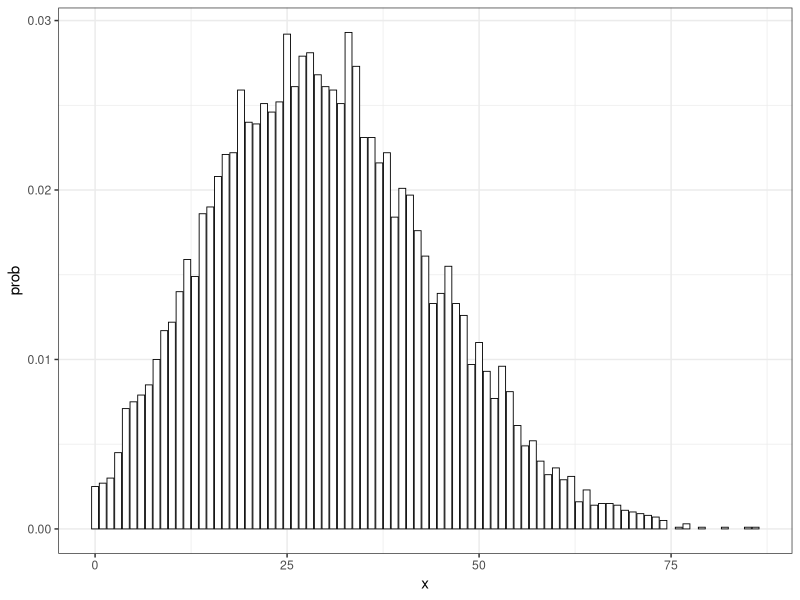
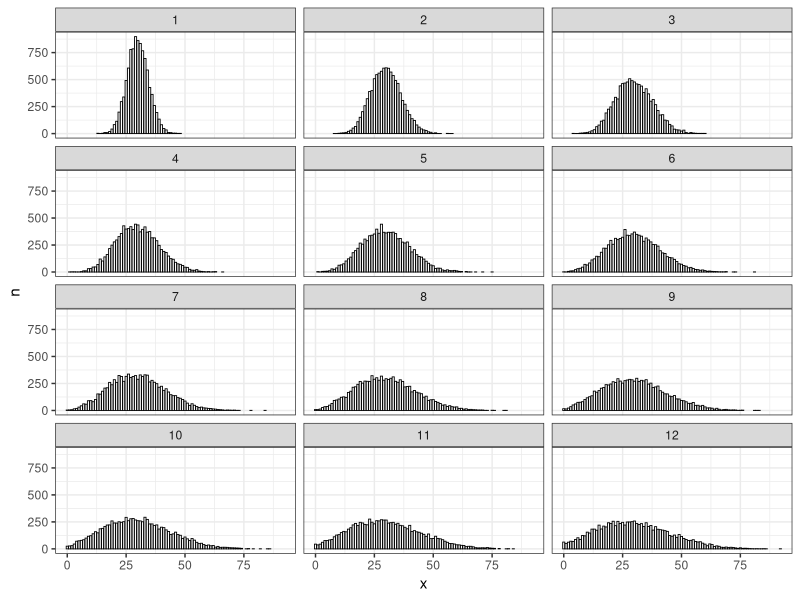

Reproduce these figures in R, in order.
## ---- chunk 1
library(tidyverse)
## ---- chunk 2
#' simulate R reps of a Wright-Fisher model of size N haploids for T generations from an initial allele count of X0
#'
#' Default values for the simulatiions are given as shown.
#'
#' @param R number of replicate simulations to do
#' @param N number of haploids, each generation, in the population
#' @param T number of generations of sampling to simulate
#' @param X0 the initial number of A alleles.  Must be <= N
WF <- function(
  R = 1000,
  N = 100,
  T = 20,
  X0 = 30
) {
  stopifnot(X0 <= N)
  
  lapply(1:R, function(r) { # cycling over the different replicates
    # initialize a vector to store the results
    x <- rep(NA, T)
    
    # get X1
    x[1] <- rbinom(n = 1, size = N, prob = X0 / N)
    
    # cycle over the remaining generations (for loop is slow but makes
    # it easier to read what is going on)
    for (t in 2:T) {
      x[t] <- rbinom(n = 1, size = N, prob = x[t - 1] / N)
    }
    
    # return a tibble of results
    tibble(
      rep = r,
      t = 1:T,
      x = x
    )
  }) %>%
    bind_rows()   # at the end, bind them all into a single tibble
}
## ---- chunk 3
set.seed(5)
ex1 <- WF(
  R = 1e4,
  N = 100,
  T = 12,
  X0 = 30
  )

# then count up the different x_10 values
counts10 <- ex1 %>%
  filter(t == 10) %>%
  count(x) %>%
  mutate(prob = n / sum(n))

# and, plot it
g <- ggplot(counts10, aes(x = x, y = prob)) + 
  geom_col(fill = "white", colour = "black", size = 0.3) +
  theme_bw()

g
## ---- chunk 4
counts_all <- ex1 %>%
  count(t, x)

# and, plot it
ggplot(counts_all, aes(x = x, y = n)) + 
  geom_col(fill = "white", colour = "black", size = 0.3) +
  theme_bw() +
  facet_wrap(~ t, ncol = 3)
